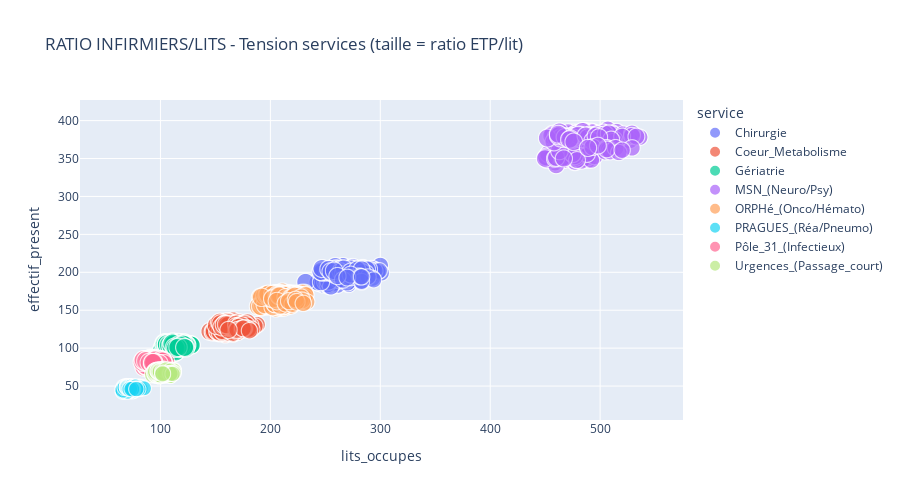

Write notebook code for a chart like this one.
### Code cell
# Ratio infirmiers / lits 
df_merge_perso = df_perso[df_perso['categorie']=='infirmiers'].groupby(['date','service'])['effectif_present'].sum().reset_index()
df_merge_lits = df_lits.groupby(['date','service'])['lits_occupes'].sum().reset_index()

df_tension = df_merge_perso.merge(df_merge_lits, on=['date','service'])
df_tension['ratio_etp_lit'] = df_tension['effectif_present'] / df_tension['lits_occupes']

fig2 = px.scatter(df_tension, x='lits_occupes', y='effectif_present', 
                  size='ratio_etp_lit', color='service', hover_name='service',
                  title="RATIO INFIRMIERS/LITS - Tension services (taille = ratio ETP/lit)")
fig2.update_layout(height=500)
fig2.show()

### Figure 1 — Plotly figure (JSON) as saved in the notebook; plotly's stock layout.template omitted (floating-point values rounded to 4 significant figures; data arrays with more than 128 entries replaced by an {"elided": "..."} marker saying what was removed)
{"data": [{"hovertemplate": "<b>%{hovertext}</b><br><br>service=Chirurgie<br>lits_occupes=%{x}<br>effectif_present=%{y}<br>ratio_etp_lit=%{marker.size}<extra></extra>", "hovertext": {"elided": "366 str values"}, "legendgroup": "Chirurgie", "marker": {"color": "#636efa", "size": {"elided": "366 float values"}, "sizemode": "area", "sizeref": 0.002548, "symbol": "circle"}, "mode": "markers", "name": "Chirurgie", "showlegend": true, "type": "scattergl", "x": {"elided": "366 int values"}, "xaxis": "x", "y": {"elided": "366 int values"}, "yaxis": "y"}, {"hovertemplate": "<b>%{hovertext}</b><br><br>service=Coeur_Metabolisme<br>lits_occupes=%{x}<br>effectif_present=%{y}<br>ratio_etp_lit=%{marker.size}<extra></extra>", "hovertext": {"elided": "366 str values"}, "legendgroup": "Coeur_Metabolisme", "marker": {"color": "#EF553B", "size": {"elided": "366 float values"}, "sizemode": "area", "sizeref": 0.002548, "symbol": "circle"}, "mode": "markers", "name": "Coeur_Metabolisme", "showlegend": true, "type": "scattergl", "x": {"elided": "366 int values"}, "xaxis": "x", "y": {"elided": "366 int values"}, "yaxis": "y"}, {"hovertemplate": "<b>%{hovertext}</b><br><br>service=Gériatrie<br>lits_occupes=%{x}<br>effectif_present=%{y}<br>ratio_etp_lit=%{marker.size}<extra></extra>", "hovertext": {"elided": "366 str values"}, "legendgroup": "Gériatrie", "marker": {"color": "#00cc96", "size": {"elided": "366 float values"}, "sizemode": "area", "sizeref": 0.002548, "symbol": "circle"}, "mode": "markers", "name": "Gériatrie", "showlegend": true, "type": "scattergl", "x": {"elided": "366 int values"}, "xaxis": "x", "y": {"elided": "366 int values"}, "yaxis": "y"}, {"hovertemplate": "<b>%{hovertext}</b><br><br>service=MSN_(Neuro/Psy)<br>lits_occupes=%{x}<br>effectif_present=%{y}<br>ratio_etp_lit=%{marker.size}<extra></extra>", "hovertext": {"elided": "366 str values"}, "legendgroup": "MSN_(Neuro/Psy)", "marker": {"color": "#ab63fa", "size": {"elided": "366 float values"}, "sizemode": "area", "sizeref": 0.002548, "symbol": "circle"}, "mode": "markers", "name": "MSN_(Neuro/Psy)", "showlegend": true, "type": "scattergl", "x": {"elided": "366 int values"}, "xaxis": "x", "y": {"elided": "366 int values"}, "yaxis": "y"}, {"hovertemplate": "<b>%{hovertext}</b><br><br>service=ORPHé_(Onco/Hémato)<br>lits_occupes=%{x}<br>effectif_present=%{y}<br>ratio_etp_lit=%{marker.size}<extra></extra>", "hovertext": {"elided": "366 str values"}, "legendgroup": "ORPHé_(Onco/Hémato)", "marker": {"color": "#FFA15A", "size": {"elided": "366 float values"}, "sizemode": "area", "sizeref": 0.002548, "symbol": "circle"}, "mode": "markers", "name": "ORPHé_(Onco/Hémato)", "showlegend": true, "type": "scattergl", "x": {"elided": "366 int values"}, "xaxis": "x", "y": {"elided": "366 int values"}, "yaxis": "y"}, {"hovertemplate": "<b>%{hovertext}</b><br><br>service=PRAGUES_(Réa/Pneumo)<br>lits_occupes=%{x}<br>effectif_present=%{y}<br>ratio_etp_lit=%{marker.size}<extra></extra>", "hovertext": {"elided": "366 str values"}, "legendgroup": "PRAGUES_(Réa/Pneumo)", "marker": {"color": "#19d3f3", "size": {"elided": "366 float values"}, "sizemode": "area", "sizeref": 0.002548, "symbol": "circle"}, "mode": "markers", "name": "PRAGUES_(Réa/Pneumo)", "showlegend": true, "type": "scattergl", "x": {"elided": "366 int values"}, "xaxis": "x", "y": {"elided": "366 int values"}, "yaxis": "y"}, {"hovertemplate": "<b>%{hovertext}</b><br><br>service=Pôle_31_(Infectieux)<br>lits_occupes=%{x}<br>effectif_present=%{y}<br>ratio_etp_lit=%{marker.size}<extra></extra>", "hovertext": {"elided": "366 str values"}, "legendgroup": "Pôle_31_(Infectieux)", "marker": {"color": "#FF6692", "size": {"elided": "366 float values"}, "sizemode": "area", "sizeref": 0.002548, "symbol": "circle"}, "mode": "markers", "name": "Pôle_31_(Infectieux)", "showlegend": true, "type": "scattergl", "x": {"elided": "366 int values"}, "xaxis": "x", "y": {"elided": "366 int values"}, "yaxis": "y"}, {"hovertemplate": "<b>%{hovertext}</b><br><br>service=Urgences_(Passage_court)<br>lits_occupes=%{x}<br>effectif_present=%{y}<br>ratio_etp_lit=%{marker.size}<extra></extra>", "hovertext": {"elided": "366 str values"}, "legendgroup": "Urgences_(Passage_court)", "marker": {"color": "#B6E880", "size": {"elided": "366 float values"}, "sizemode": "area", "sizeref": 0.002548, "symbol": "circle"}, "mode": "markers", "name": "Urgences_(Passage_court)", "showlegend": true, "type": "scattergl", "x": {"elided": "366 int values"}, "xaxis": "x", "y": {"elided": "366 int values"}, "yaxis": "y"}], "layout": {"height": 500, "legend": {"itemsizing": "constant", "title": {"text": "service"}, "tracegroupgap": 0}, "title": {"text": "RATIO INFIRMIERS/LITS - Tension services (taille = ratio ETP/lit)"}, "xaxis": {"anchor": "y", "domain": [0, 1], "title": {"text": "lits_occupes"}}, "yaxis": {"anchor": "x", "domain": [0, 1], "title": {"text": "effectif_present"}}}}
